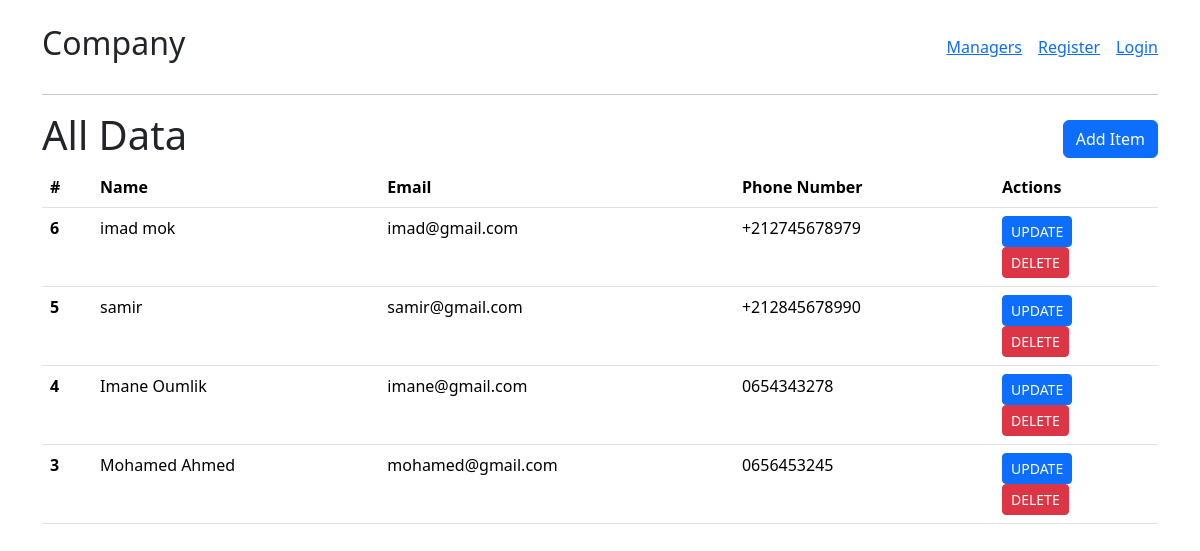
Screenshot of /teachers/ with the database file from the repository.
### teachers/models.py (models this page shows)
class Teacher(models.Model):
    name = models.CharField(max_length=30)
    email = models.EmailField()
    phone_number = models.CharField(max_length=15)

### teachers/views.py (the view)
# urls.py: path("", views.index, name="managers.index"),
def index(request: HttpRequest) -> HttpResponse:
    teachers = Teacher.objects.all().order_by("-id")
    return render(request, "teachers/index.html", {"teachers": teachers})

### teachers/templates/teachers/index.html (shortened to what this page needs)
{% extends "base.html" %}
{% block body %}
{% if teachers|length %}
<div class='d-flex justify-content-between align-items-center'>
    <h1>All Data</h1>
    <a href={% url "teachers.create" %} class='btn btn-primary'>Add Item</a>
</div>
    <table class="table">
        <thead>
        <tr>
            <th scope="col">#</th>
            <th scope="col">Name</th>
            <th scope="col">Email</th>
            <th scope="col">Phone Number</th>
            <th scope="col">Actions</th>
        </tr>
        </thead>
        <tbody>
            {% for teacher in teachers %}
                <tr>
                    <th scope="row">{{teacher.id}}</th>
                    <td>{{teacher.name}}</td>
                    <td>{{teacher.email}}</td>
                    <td>{{teacher.phone_number}}</td>
                    <td>
                        <a href={% url "teachers.update" id=teacher.id %} class="btn btn-primary btn-sm">UPDATE</a>
                        <form action='{% url "teachers.delete" id=teacher.id %}' method='POST'>
                            <button class="btn btn-danger btn-sm">DELETE</button>
                        </form>
                    </td>
                </tr>
            {% endfor %}
        </tbody>
    </table>
    {% else %}
    <h2>List Empty</h2>
    <a href={% url "teachers.create" %} class='btn btn-primary btn-md'>Add Item</a>
{% endif %}
{% endblock body %}

### rows the page displays
Teacher: id "6", name "imad mok", email "imad@gmail.com", phone_number "+212745678979"
Teacher: id "5", name "samir", email "samir@gmail.com", phone_number "+212845678990"
Teacher: id "4", name "Imane Oumlik", email "imane@gmail.com", phone_number "0654343278"
Teacher: id "3", name "Mohamed Ahmed", email "mohamed@gmail.com", phone_number "0656453245"
